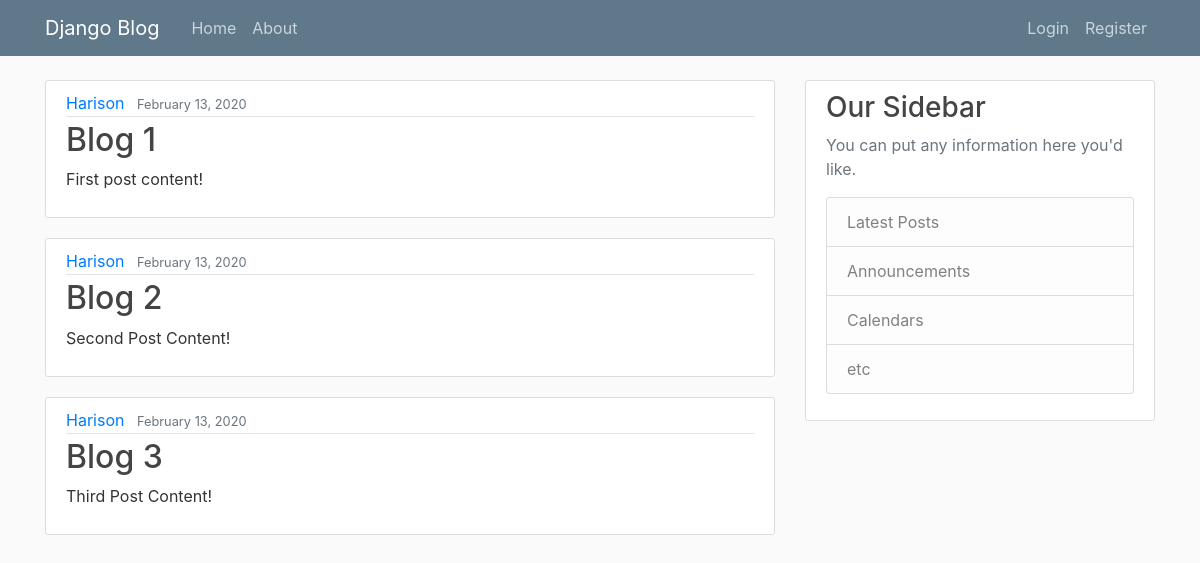
Before: / with the older database file.
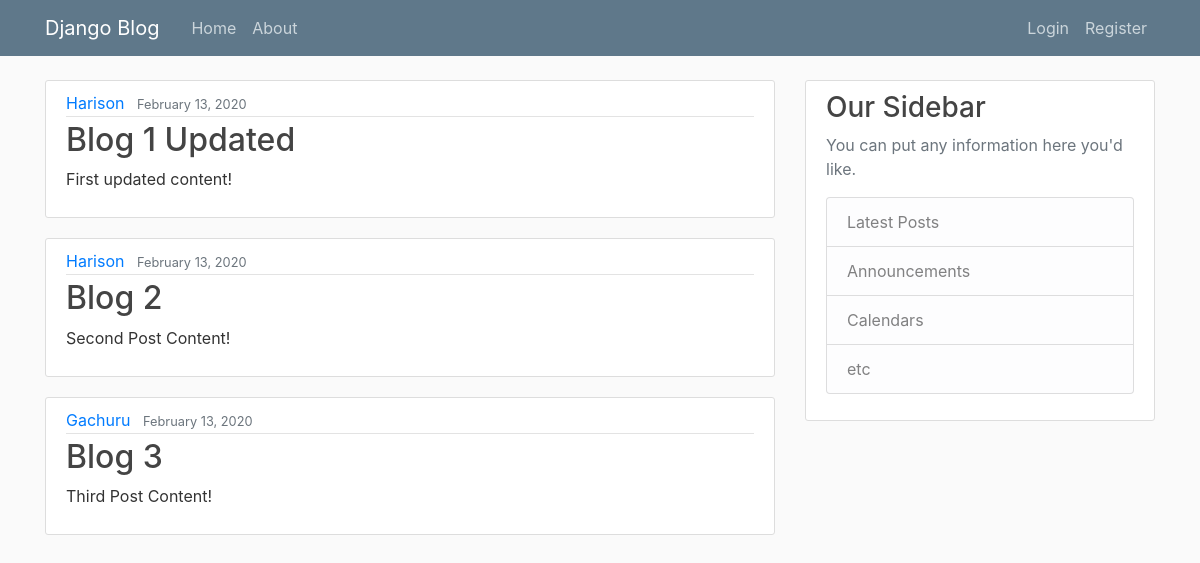
After: the same page with the newer database file.
### blog/models.py (models this page shows, shortened)
class Post(models.Model):
    title = models.CharField(max_length=100)
    content = models.TextField()
    date_posted = models.DateTimeField(default=timezone.now)
    author = models.ForeignKey(User, on_delete=models.CASCADE)

### blog/views.py (the view)
# urls.py: path('', views.home, name="blog-home"),
def home(request):
    context = {
        'posts': Post.objects.all()
    }
    return render(request, 'blog/home.html', context)

### blog/templates/blog/home.html
{% extends 'blog/base.html' %}
{% block content %}
    {% for post in posts %}
        <article class="media content-section">
        <div class="media-body">
            <div class="article-metadata">
            <a class="mr-2" href="#">{{ post.author }}</a>
            <small class="text-muted">{{ post.date_posted | date:"F d, Y" }}</small>
            </div>
            <h2><a class="article-title" href="#">{{ post.title }}</a></h2>
            <p class="article-content">{{ post.content }}</p>
        </div>
        </article>
    {% endfor %}
{% endblock content %}

Changed rows visible on the page:
changed Post: title "Blog 1" → "Blog 1 Updated"; content "First post content!" → "First updated content!"
changed Post "Blog 3": author "Harison" → "Gachuru"
